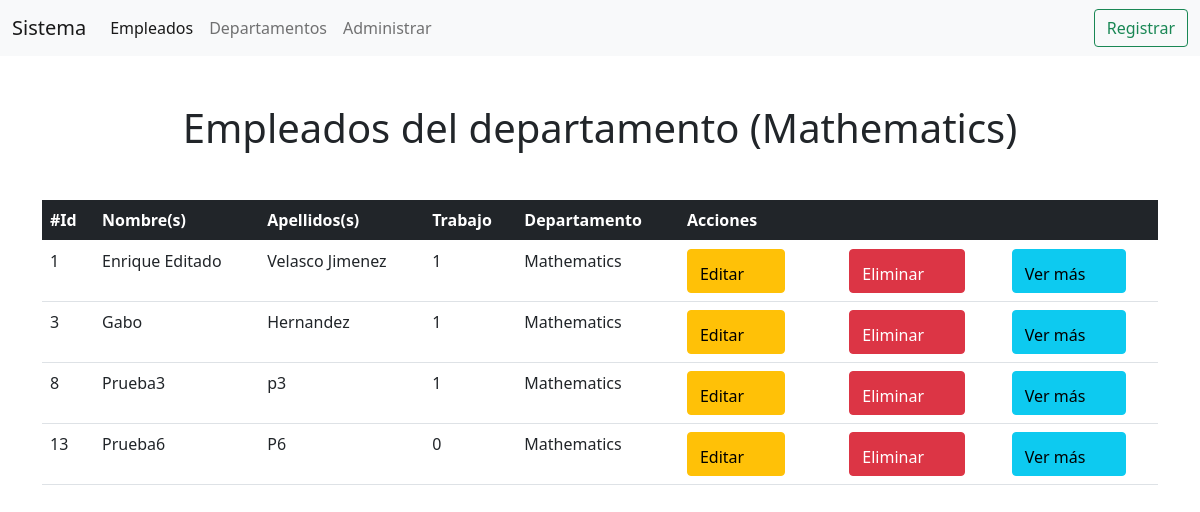
/list_by_department/Mathematics/, run on the app's committed database.
### apps/department/models.py (models this page shows, shortened)
class Department(models.Model):
    name = models.CharField('Name', max_length=50)
    short_name = models.CharField('Short name', max_length=50)
    anulate = models.BooleanField('Anulate', default=False)
    class Meta:
        verbose_name = 'Departamento'
        verbose_name_plural = 'Departamentos'

### apps/persona/models.py (models this page shows, shortened)
class Person(models.Model):
    jobs = [
        ('0', 'Contador'),
        ('1', 'Administrador'),
        ('2', 'Economista'),
        ('3', 'Sistemas'),
        ('4', 'Soporte'),
        ('5', 'Redes'),
        ('6', 'Web'),
        ('7', 'Apps')
    ]
    first_name = models.CharField('Name', max_length=50)
    last_name = models.CharField('Last Name', max_length=50)
    job = models.CharField('Job', max_length=50, choices=jobs)
    department = models.ForeignKey(Department, on_delete=models.CASCADE)
    habilidades = models.ManyToManyField(Habilidades)
    hoja_vida = RichTextField()
    avatar = models.ImageField('Avatar', upload_to='empleados', blank=True, null=True)
    class Meta:
        verbose_name = 'Empleado'
        verbose_name_plural = 'Empleados'

### apps/persona/views.py (the view)
# urls.py: path('list_by_department/<name>/', views.ListByDepartment.as_view(), name='list_by_department'),
class ListByDepartment(ListView):
    model = Person
    template_name = "Person/listByDepartment.html"
    context_object_name = "empleados"
    paginate_by = 10
    def get_queryset(self):
        department = self.kwargs['name']
        queryset = Person.objects.filter(
            department__name = department
        )
        return queryset
    def get_context_data(self, **kwargs):
        context = super().get_context_data(**kwargs)
        department = self.kwargs['name']
        context['department'] = department
        return context

### templates/Person/listByDepartment.html (shortened to what this page needs)
{% extends 'base.html' %}
{% block content %}
    {% include 'includes/header.html' %}
    <div class="container mt-5">
        <h1 class="text-center mt-5 mb-5">Empleados del departamento ({{department}})</h1>
        <table class="table">
            <thead class="table-dark">
              <tr>
                <th>#Id</th>
                <th>Nombre(s)</th>
                <th>Apellidos(s)</th>
                <th>Trabajo</th>
                <th>Departamento</th>
                <th>Acciones</th>
              </tr>
            </thead>
            <tbody>
                {% for empleado in empleados %}
                   <tr>
                       <td>{{empleado.id}}</td>
                       <td>{{empleado.first_name}}</td>
                       <td>{{empleado.last_name}}</td>
                       <td>{{empleado.job}}</td>
                       <td>{{empleado.department.name}}</td>
                       <td>
                        <div class="row">
                            <div class="col-md-4">
                                <form action="/update_empleado/{{empleado.id}}">
                                    <button type="submit" class="btn btn-warning">Editar  <box-icon name='edit-alt'></box-icon></button>
                                </form>
                            </div>
                            <div class="col-md-4">
                                <form>
                                    <button type="submit" class="btn btn-danger">Eliminar  <box-icon name='trash' ></box-icon></button>
                                </form>
                            </div>
                            <div class="col-md-4">
                                <form action="/ver_empleado/{{empleado.id}}">
                                    <button type="submit" class="btn btn-info">Ver más  <box-icon name='user-pin' ></box-icon></button>
                                </form>
                            </div>
                        </div>
                       </td>
                   </tr>
                {% endfor %}
            </tbody>
          </table>
    </div>
{% endblock content %}

### data on the page
Department: name "Mathematics"
Person: id "1", first_name "Enrique Editado", last_name "Velasco Jimenez", job "1", department.name "Mathematics"
Person: id "3", first_name "Gabo", last_name "Hernandez", job "1", department.name "Mathematics"
Person: id "8", first_name "Prueba3", last_name "p3", job "1", department.name "Mathematics"
Person: id "13", first_name "Prueba6", last_name "P6", job "0", department.name "Mathematics"
